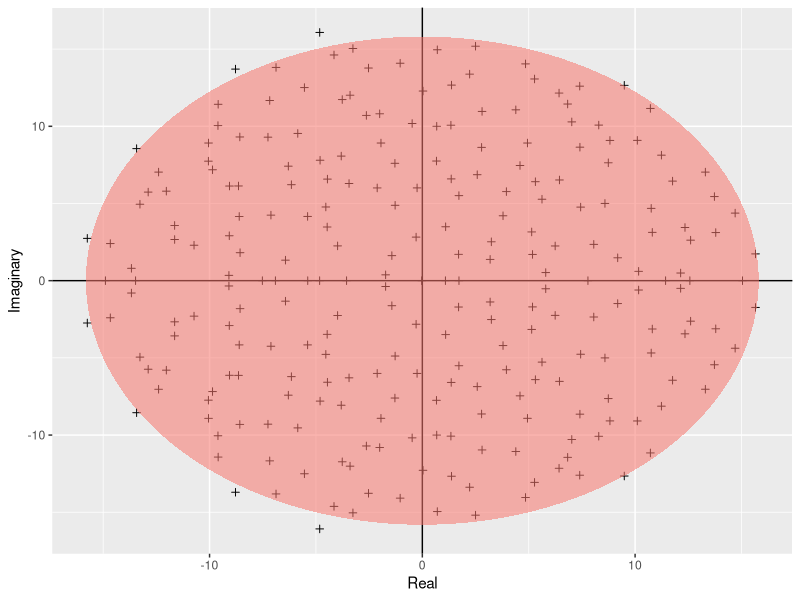

Write R code to recreate this figure.
require(ggplot2)

build_ellipse <- function(hradius, vradius){ # function that returns an ellipse
  npoints = 250
  a <- seq(0, 2 * pi, length = npoints + 1)
  x <- hradius * cos(a)
  y <- vradius * sin(a)  
  return(data.frame(x = x, y = y))
}

N <- 250 # Assign size of the matrix

M <- matrix(rnorm(N * N), N, N) # Build the matrix

eigvals <- eigen(M)$values # Find the eigenvalues

eigDF <- data.frame("Real" = Re(eigvals), "Imaginary" = Im(eigvals)) # Build a dataframe

my_radius <- sqrt(N) # The radius of the circle is sqrt(N)

ellDF <- build_ellipse(my_radius, my_radius) # Dataframe to plot the ellipse

names(ellDF) <- c("Real", "Imaginary") # rename the columns



# plot the eigenvalues
p <- ggplot(eigDF, aes(x = Real, y = Imaginary))
p <- p +
  geom_point(shape = I(3)) +
  theme(legend.position = "none")

# now add the vertical and horizontal line
p <- p + geom_hline(aes(yintercept = 0))
p <- p + geom_vline(aes(xintercept = 0))

# finally, add the ellipse
p <- p + geom_polygon(data = ellDF, aes(x = Real, y = Imaginary, alpha = 1/20, fill = "red"))

pdf("../results/Girko.pdf")
print(p)
graphics.off()
